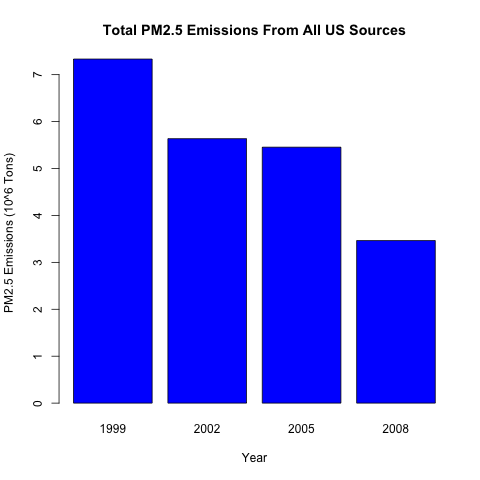

This chart was generated by the following R code:
load("NEI_data.rsa")

# Aggregate by sum the total emissions by year
aggTotals <- aggregate(Emissions ~ year,NEI, sum)

png("plot1.png", width = 480, height = 480, units = "px")

barplot(
  (aggTotals$Emissions)/10^6,
  names.arg=aggTotals$year,
  col = c("blue"),
  xlab="Year",
  ylab="PM2.5 Emissions (10^6 Tons)",
  main="Total PM2.5 Emissions From All US Sources"
)

dev.off()